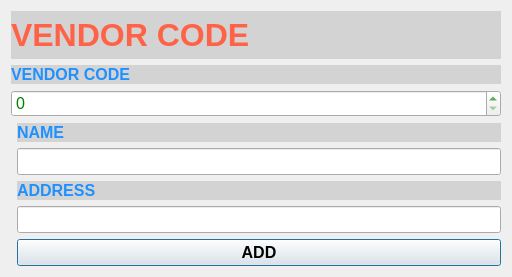
<?xml version="1.0" encoding="UTF-8"?>
<ui version="4.0">
 <class>VendorCodeDialog</class>
 <widget class="QDialog" name="VendorCodeDialog">
  <property name="geometry">
   <rect>
    <x>0</x>
    <y>0</y>
    <width>512</width>
    <height>277</height>
   </rect>
  </property>
  <property name="windowTitle">
   <string>Vendor Code</string>
  </property>
  <layout class="QGridLayout" name="gridLayout">
   <item row="0" column="0">
    <widget class="QLabel" name="label">
     <property name="styleSheet">
      <string notr="true">color:tomato; font-size:32px; background-color:lightgray;font-weight:600</string>
     </property>
     <property name="text">
      <string>VENDOR CODE</string>
     </property>
    </widget>
   </item>
   <item row="1" column="0">
    <layout class="QFormLayout" name="formLayout">
     <item row="0" column="0" colspan="2">
      <layout class="QVBoxLayout" name="verticalLayout">
       <item>
        <widget class="QLabel" name="label_2">
         <property name="styleSheet">
          <string notr="true">color:dodgerblue; 
font-size:16px;
 background-color:lightgray;
font-weight:600;</string>
         </property>
         <property name="text">
          <string>VENDOR CODE</string>
         </property>
         <property name="buddy">
          <cstring>vendorcode_spinBox</cstring>
         </property>
        </widget>
       </item>
       <item>
        <widget class="QSpinBox" name="vendorcode_spinBox">
         <property name="styleSheet">
          <string notr="true">font-size:16px;color:green;</string>
         </property>
         <property name="maximum">
          <number>999999999</number>
         </property>
        </widget>
       </item>
      </layout>
     </item>
     <item row="1" column="1">
      <layout class="QVBoxLayout" name="verticalLayout_2">
       <item>
        <widget class="QLabel" name="label_3">
         <property name="styleSheet">
          <string notr="true">color:dodgerblue; 
font-size:16px;
 background-color:lightgray;
font-weight:600;</string>
         </property>
         <property name="text">
          <string>NAME</string>
         </property>
         <property name="buddy">
          <cstring>vendorname_lineEdit</cstring>
         </property>
        </widget>
       </item>
       <item>
        <widget class="QLineEdit" name="vendorname_lineEdit">
         <property name="styleSheet">
          <string notr="true">font-size:16px;</string>
         </property>
        </widget>
       </item>
      </layout>
     </item>
     <item row="2" column="1">
      <layout class="QVBoxLayout" name="verticalLayout_3">
       <item>
        <widget class="QLabel" name="label_4">
         <property name="styleSheet">
          <string notr="true">color:dodgerblue; 
font-size:16px;
 background-color:lightgray;
font-weight:600;</string>
         </property>
         <property name="text">
          <string>ADDRESS</string>
         </property>
         <property name="buddy">
          <cstring>vendoraddress_lineEdit_2</cstring>
         </property>
        </widget>
       </item>
       <item>
        <widget class="QLineEdit" name="vendoraddress_lineEdit_2">
         <property name="styleSheet">
          <string notr="true">font-size:16px;</string>
         </property>
        </widget>
       </item>
      </layout>
     </item>
     <item row="3" column="1">
      <widget class="QPushButton" name="pushButton">
       <property name="styleSheet">
        <string notr="true">font-size:16px;font-weight:502;</string>
       </property>
       <property name="text">
        <string>ADD</string>
       </property>
      </widget>
     </item>
    </layout>
   </item>
  </layout>
 </widget>
 <resources/>
 <connections/>
</ui>
